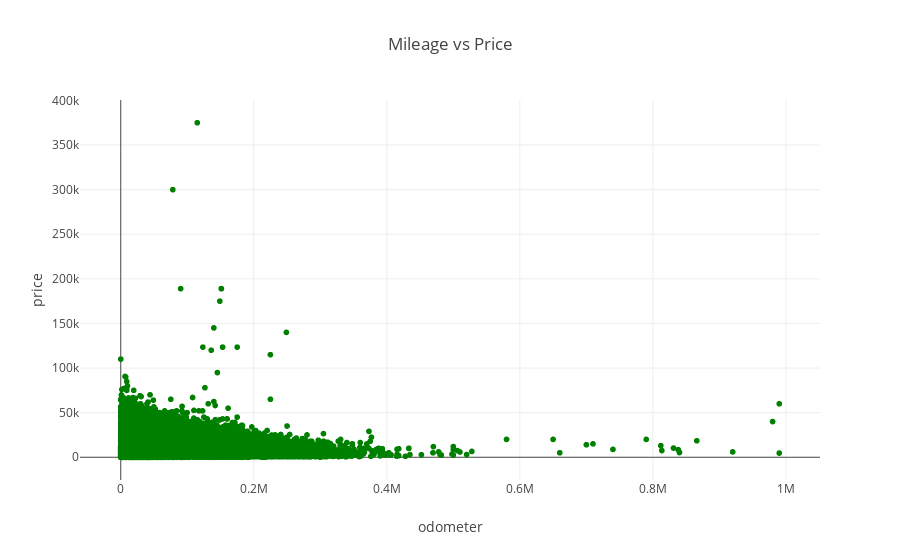

Here is the notebook cell this chart was saved with:
### Code cell
fig = px.scatter(df, x="odometer", y="price", color_discrete_sequence=["green"], title="Mileage vs Price")
fig.show()

### Figure 1 — Plotly figure (JSON) as saved in the notebook; plotly's stock layout.template omitted (floating-point values rounded to 4 significant figures; data arrays with more than 128 entries replaced by an {"elided": "..."} marker saying what was removed)
{"data": [{"hovertemplate": "odometer=%{x}<br>price=%{y}<extra></extra>", "legendgroup": "", "marker": {"color": "green", "symbol": "circle"}, "mode": "markers", "name": "", "showlegend": false, "type": "scattergl", "x": {"elided": "51525 float values"}, "xaxis": "x", "y": {"elided": "51525 int values"}, "yaxis": "y"}], "layout": {"legend": {"tracegroupgap": 0}, "title": {"text": "Mileage vs Price"}, "xaxis": {"anchor": "y", "domain": [0, 1], "title": {"text": "odometer"}}, "yaxis": {"anchor": "x", "domain": [0, 1], "title": {"text": "price"}}}}
